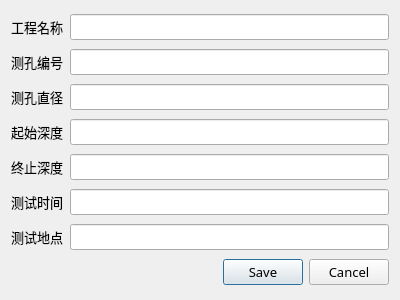
<?xml version="1.0" encoding="UTF-8"?>
<ui version="4.0">
 <class>PrjInfoDialog</class>
 <widget class="QDialog" name="PrjInfoDialog">
  <property name="geometry">
   <rect>
    <x>0</x>
    <y>0</y>
    <width>400</width>
    <height>300</height>
   </rect>
  </property>
  <property name="font">
   <font>
    <family>微软雅黑</family>
    <pointsize>10</pointsize>
   </font>
  </property>
  <property name="windowTitle">
   <string>工程属性</string>
  </property>
  <property name="windowIcon">
   <iconset resource="res.qrc">
    <normaloff>:/res/images/IDT.ico</normaloff>:/res/images/IDT.ico</iconset>
  </property>
  <layout class="QGridLayout" name="gridLayout">
   <item row="0" column="0">
    <widget class="QLabel" name="label_7">
     <property name="text">
      <string>工程名称</string>
     </property>
    </widget>
   </item>
   <item row="1" column="1">
    <widget class="QLineEdit" name="numberEdit">
     <property name="enabled">
      <bool>true</bool>
     </property>
     <property name="readOnly">
      <bool>false</bool>
     </property>
    </widget>
   </item>
   <item row="1" column="0">
    <widget class="QLabel" name="label">
     <property name="text">
      <string>测孔编号</string>
     </property>
    </widget>
   </item>
   <item row="2" column="1">
    <widget class="QLineEdit" name="diameterEdit">
     <property name="enabled">
      <bool>true</bool>
     </property>
     <property name="readOnly">
      <bool>false</bool>
     </property>
    </widget>
   </item>
   <item row="3" column="0">
    <widget class="QLabel" name="label_3">
     <property name="text">
      <string>起始深度</string>
     </property>
    </widget>
   </item>
   <item row="2" column="0">
    <widget class="QLabel" name="label_2">
     <property name="text">
      <string>测孔直径</string>
     </property>
    </widget>
   </item>
   <item row="3" column="1">
    <widget class="QLineEdit" name="startDepthEdit">
     <property name="enabled">
      <bool>true</bool>
     </property>
     <property name="readOnly">
      <bool>false</bool>
     </property>
    </widget>
   </item>
   <item row="4" column="0">
    <widget class="QLabel" name="label_4">
     <property name="text">
      <string>终止深度</string>
     </property>
    </widget>
   </item>
   <item row="4" column="1">
    <widget class="QLineEdit" name="endDepthEdit">
     <property name="enabled">
      <bool>true</bool>
     </property>
     <property name="readOnly">
      <bool>false</bool>
     </property>
    </widget>
   </item>
   <item row="5" column="0">
    <widget class="QLabel" name="label_5">
     <property name="text">
      <string>测试时间</string>
     </property>
    </widget>
   </item>
   <item row="5" column="1">
    <widget class="QLineEdit" name="testTimeEdit">
     <property name="enabled">
      <bool>true</bool>
     </property>
     <property name="readOnly">
      <bool>false</bool>
     </property>
    </widget>
   </item>
   <item row="6" column="0">
    <widget class="QLabel" name="label_6">
     <property name="text">
      <string>测试地点</string>
     </property>
    </widget>
   </item>
   <item row="7" column="0" colspan="2">
    <widget class="QDialogButtonBox" name="buttonBox">
     <property name="enabled">
      <bool>true</bool>
     </property>
     <property name="standardButtons">
      <set>QDialogButtonBox::Cancel|QDialogButtonBox::Save</set>
     </property>
    </widget>
   </item>
   <item row="6" column="1">
    <widget class="QLineEdit" name="testSiteEdit">
     <property name="enabled">
      <bool>true</bool>
     </property>
     <property name="readOnly">
      <bool>false</bool>
     </property>
    </widget>
   </item>
   <item row="0" column="1">
    <widget class="QLineEdit" name="nameEdit"/>
   </item>
  </layout>
 </widget>
 <resources>
  <include location="res.qrc"/>
 </resources>
 <connections/>
</ui>
